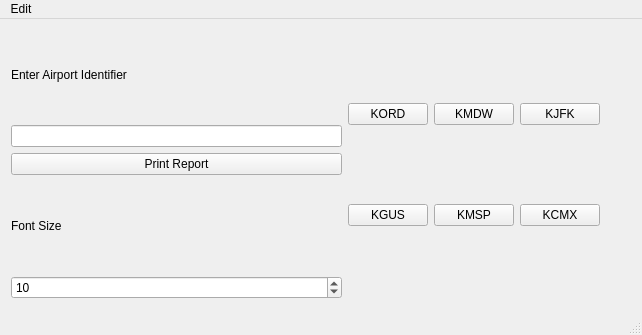
<?xml version="1.0" encoding="UTF-8"?>
<ui version="4.0">
 <class>MainWindow</class>
 <widget class="QMainWindow" name="MainWindow">
  <property name="geometry">
   <rect>
    <x>0</x>
    <y>0</y>
    <width>642</width>
    <height>335</height>
   </rect>
  </property>
  <property name="windowTitle">
   <string>MainWindow</string>
  </property>
  <widget class="QWidget" name="centralWidget">
   <widget class="QWidget" name="horizontalLayoutWidget">
    <property name="geometry">
     <rect>
      <x>0</x>
      <y>0</y>
      <width>611</width>
      <height>291</height>
     </rect>
    </property>
    <layout class="QHBoxLayout" name="horizontalLayout">
     <item>
      <layout class="QVBoxLayout" name="verticalLayout">
       <item>
        <widget class="QLabel" name="label">
         <property name="text">
          <string>Enter Airport Identifier</string>
         </property>
        </widget>
       </item>
       <item>
        <widget class="QLineEdit" name="lineEdit"/>
       </item>
       <item>
        <widget class="QPushButton" name="pushButton">
         <property name="text">
          <string>Print Report</string>
         </property>
        </widget>
       </item>
       <item>
        <widget class="QLabel" name="label_2">
         <property name="text">
          <string>Font Size</string>
         </property>
        </widget>
       </item>
       <item>
        <widget class="QDoubleSpinBox" name="fontSize">
         <property name="decimals">
          <number>0</number>
         </property>
         <property name="minimum">
          <double>6.000000000000000</double>
         </property>
         <property name="maximum">
          <double>20.000000000000000</double>
         </property>
         <property name="value">
          <double>10.000000000000000</double>
         </property>
        </widget>
       </item>
      </layout>
     </item>
     <item>
      <layout class="QGridLayout" name="gridLayout">
       <property name="horizontalSpacing">
        <number>6</number>
       </property>
       <item row="0" column="1">
        <widget class="QPushButton" name="pushButton_1">
         <property name="text">
          <string>KORD</string>
         </property>
        </widget>
       </item>
       <item row="1" column="2">
        <widget class="QPushButton" name="pushButton_5">
         <property name="text">
          <string>KMSP</string>
         </property>
        </widget>
       </item>
       <item row="0" column="2">
        <widget class="QPushButton" name="pushButton_2">
         <property name="text">
          <string>KMDW</string>
         </property>
        </widget>
       </item>
       <item row="1" column="3">
        <widget class="QPushButton" name="pushButton_6">
         <property name="text">
          <string>KCMX</string>
         </property>
        </widget>
       </item>
       <item row="0" column="3">
        <widget class="QPushButton" name="pushButton_3">
         <property name="text">
          <string>KJFK</string>
         </property>
        </widget>
       </item>
       <item row="1" column="1">
        <widget class="QPushButton" name="pushButton_4">
         <property name="text">
          <string>KGUS</string>
         </property>
        </widget>
       </item>
      </layout>
     </item>
    </layout>
   </widget>
  </widget>
  <widget class="QStatusBar" name="statusBar"/>
  <widget class="QMenuBar" name="menuBar">
   <property name="geometry">
    <rect>
     <x>0</x>
     <y>0</y>
     <width>642</width>
     <height>20</height>
    </rect>
   </property>
   <widget class="QMenu" name="menuEdit">
    <property name="title">
     <string>Edit</string>
    </property>
    <addaction name="actionSet_Buttons"/>
   </widget>
   <addaction name="menuEdit"/>
  </widget>
  <action name="actionSet_Buttons">
   <property name="text">
    <string>Set Buttons</string>
   </property>
  </action>
 </widget>
 <layoutdefault spacing="6" margin="11"/>
 <resources/>
 <connections/>
</ui>
